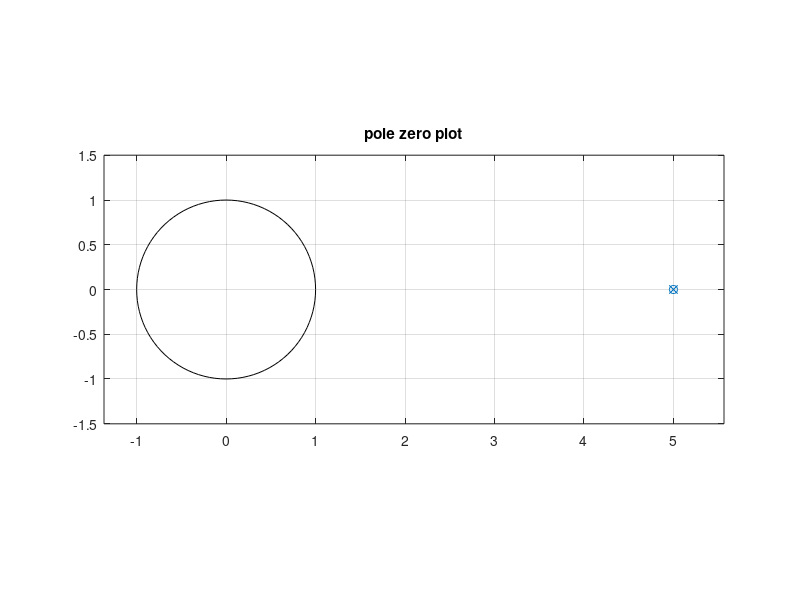

Write the MATLAB code that produced this figure.
% To find the impulse response of a system defined by the Transfer Function.
clc; close all; clear all;

b = input('Enter the coefficients of X:');
a = input('Enter the coefficients of Y:');
N = input('Enter the length of the impulse response N:');

% To calculate the impulse response
Xi = [1, zeros(1,N-1)]; % Define an Impulse sequence.
h = filter(b,a,Xi); % compute impulse response.

disp('The impulse response is:'); disp(h);

% To calculate poles and zeros of H(z)
Z = roots(b); %Zeros are roots of the numerator polynomial
P = roots(a); %Poles are roots of the denominator polynomial

disp('The Zeros of H(z) are'); disp(Z);
disp('The Poles of H(z) are'); disp(P);

% To get Pole-zero plot
figure;
zplane(b,a); title('pole zero plot');
